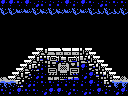

Below is a game level as drawn by its tile map, then a one-line description and the .tmx file that defines it, in full:
An orthogonal 16x12 tile map with 8x8 px tiles, 1 tile layer (Tile Layer 1) and 3 objects (big-item, item, 4x4-item).

<map version="1.0" orientation="orthogonal" renderorder="right-down" width="16" height="12" tilewidth="8" tileheight="8" nextobjectid="27">
 <properties>
  <property name="left" value="hole" />
  <property name="right" value="hole" />
 </properties>
 <tileset firstgid="1" name="tiles" tilewidth="8" tileheight="8" tilecount="256" columns="16">
  <image source="tiles.png" width="128" height="128" />
 </tileset>
 <layer name="Tile Layer 1" width="16" height="12">
  <data encoding="csv">
124,124,122,124,244,123,123,123,124,123,124,122,244,123,122,122,
130,130,131,131,130,132,130,132,131,130,131,130,133,130,133,130,
1,1,1,1,1,1,1,1,1,1,1,1,1,1,1,1,
1,1,1,1,1,1,1,1,1,1,1,1,1,1,1,1,
1,1,1,1,1,1,1,1,1,1,1,1,1,1,1,1,
1,1,1,1,1,1,1,1,1,1,1,1,1,1,1,1,
1,1,1,1,154,158,144,143,245,245,159,160,1,1,1,1,
1,1,1,154,158,147,246,206,207,208,149,159,160,1,1,1,
1,1,154,158,248,123,221,222,223,224,124,148,159,160,1,1,
98,154,158,148,244,123,237,238,239,240,244,124,147,159,160,99,
115,254,248,244,123,122,122,123,123,123,123,124,123,248,114,114,
122,123,124,122,122,244,124,124,244,122,244,123,124,123,244,124
</data>
 </layer>
 <objectgroup name="objects">
  <object id="14" type="big-item" x="48" y="24" width="32" height="24" />
  <object id="15" type="item" x="56" y="32" width="16" height="16" />
  <object id="16" type="4x4-item" x="48" y="16" width="32" height="32" />
 </objectgroup>
</map>
